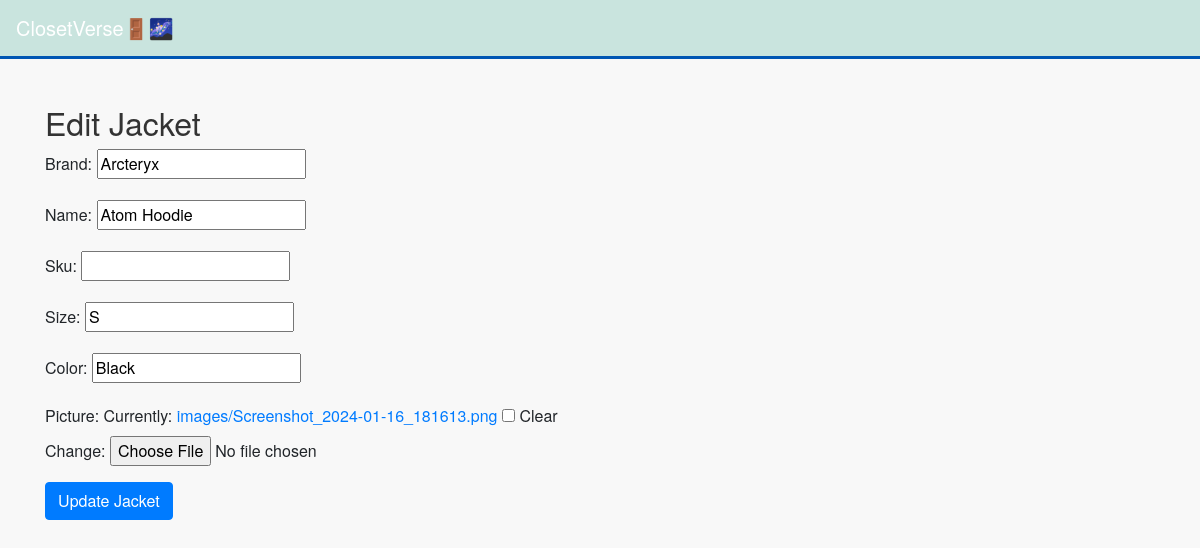
Before: /jackets/edit/3/ with the older database file.
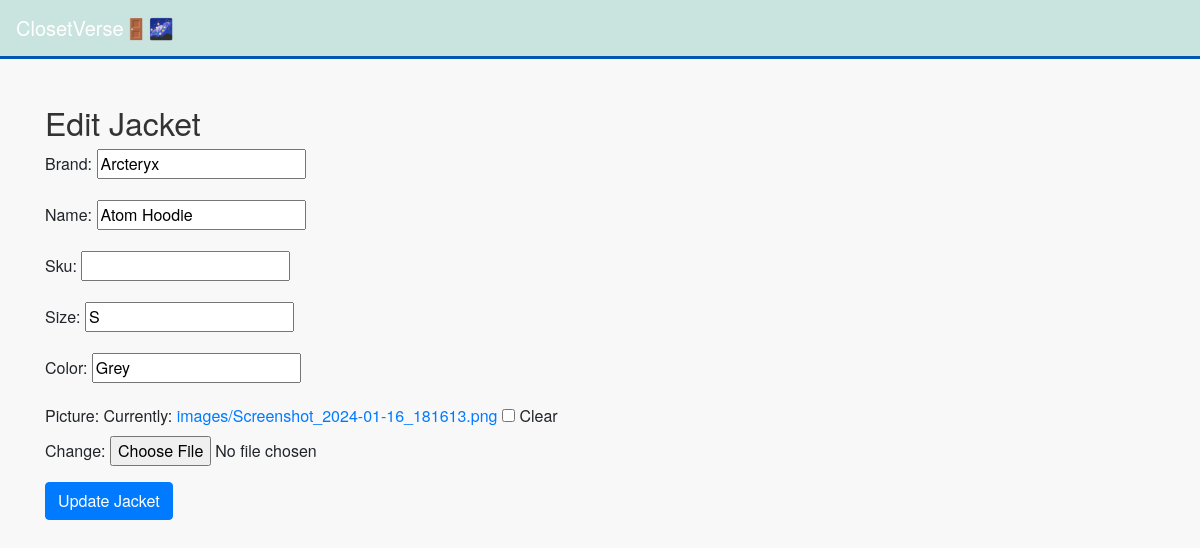
After: the same page with the newer database file.
### outfits/models.py (models this page shows, shortened)
class Jacket(models.Model):
    brand = models.CharField(max_length=100)
    name = models.CharField(max_length=100)
    sku = models.CharField(max_length=100, blank=True, null=True)  # optional
    size = models.CharField(max_length=10, blank=True, null=True)  # optional
    color = models.CharField(max_length=30, blank=True, null=True, db_index=True) # optional, index on jacket color
    picture = models.ImageField(upload_to='images/', blank=True, null=True) # optional

### outfits/views.py (the view)
# urls.py: path('jackets/edit/<int:pk>/', views.edit_jacket, name='edit_jacket'),
def edit_jacket(request, pk):
    jacket = get_object_or_404(Jacket, pk=pk)
    if request.method == 'POST':
        form = JacketForm(request.POST, request.FILES, instance=jacket)
        if form.is_valid():
            form.save()
            return redirect('list_jackets')
    else:
        form = JacketForm(instance=jacket)
    return render(request, 'add_edit_jacket.html', {'form': form, 'edit_mode': True, 'item_id': pk})

### outfits/forms.py
class JacketForm(forms.ModelForm):
    class Meta:
        model = Jacket
        fields = ['brand', 'name', 'sku', 'size', 'color', 'picture']

### outfits/templates/add_edit_jacket.html (shortened to what this page needs)
{% extends 'base.html' %}
{% block content %}
    <h2>{% if edit_mode %}Edit Jacket{% else %}Add New Jacket{% endif %}</h2>
    <form method="post" enctype="multipart/form-data">
        {{ form.as_p }}
        <button type="submit" class="btn btn-primary">{% if edit_mode %}Update{% else %}Add{% endif %} Jacket</button>
    </form>
{% endblock %}

Changed rows visible on the page:
changed Jacket "Arcteryx": color "Black" → "Grey"
